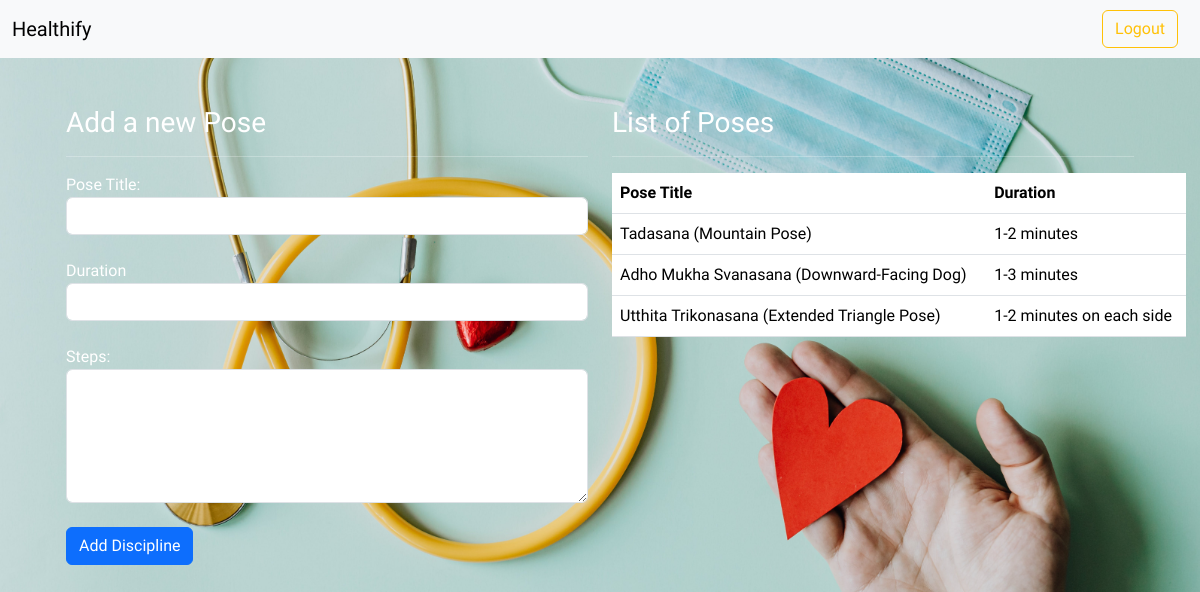
/add-yogaPose/1 (signed in), run on the app's committed database.
### models.py (models this page shows)
class yogaPoses(db.Model):
    __tablename__ = 'yogaPoses'
    id = db.Column(db.Integer, primary_key = True)
    posename = db.Column(db.String(30), nullable = False)
    duration = db.Column(db.String(30), nullable = False)
    steps = db.Column(db.String(200), nullable = True)
    yoga_id = db.Column(db.Integer, db.ForeignKey('Yoga.id'), nullable = False)

### routes.py (the view, shortened to what this page needs)
@app.route('/add-yogaPose/<int:yid>', methods=["GET", "POST"])
@auth_required
@admin_auth_required
def addYogaPose(yid):
    user = User.query.get(session["user_id"])
    if request.method == "GET":
        poses = yogaPoses.query.filter_by(yoga_id= yid).all()
        return render_template("addYogaPose.html", poses = poses, user =user)

### routes.py (called while the page is built)
def auth_required(func):
    @wraps(func)
    def inner(*args, **kwargs):
        if "user_id" not in session:
            flash("Login required.", 'danger')
            return redirect(url_for("login"))
        return func(*args, **kwargs)
    return inner

def admin_auth_required(func):
    @wraps(func)
    def inner(*args, **kwargs):
        user = User.query.get(session.get("user_id"))
        if user.is_admin:
            return func(*args, **kwargs)
        else:
            flash("Logged out ! You are not an Admin.", "danger")
            return redirect(url_for("logout"))
    return inner

### templates/addYogaPose.html (shortened to what this page needs)
{% extends 'layout.html' %}
{% block content %}
<body>
<div class="container mt-5">
  <div class="container mt-5">
    <div class="row mt-4">
      <div class="col-md-6">
        <h3>Add a new Pose</h3>
        <hr>
        <form method="POST" enctype="multipart/form-data">
          <div class="form-group">
            <label for="title">Pose Title:</label>
            <input type="text" class="form-control" id="title" name="title" required>
          </div>
          <br>
          <div class="form-group">
            <label for="duration">Duration</label>
            <input type="text" class="form-control" id="duration" name="duration" required>
          </div>
          <br>
          <div class="form-group">
            <label for="steps">Steps:</label>
            <textarea class="form-control" id="steps" name="steps" rows="5" required></textarea>
          </div>
          <br>
          <button type="submit" class="btn btn-primary">Add Discipline</button>
        </form>
      </div>
      <div class="col-md-6">
        <h3>List of Poses</h3>
        <hr>
        <table class="table">
          <thead>
            <tr>
              <th>Pose Title</th>
              <th>Duration</th>
            </tr>
          </thead>
          <tbody>
            {% for pose in poses %}
            <tr>
              <td>{{ pose.posename }}</td>
              <td>{{ pose.duration }}</td>
            </tr>
            {% endfor %}
          </tbody>
        </table>
      </div>
    </div>
  </div>
</div>
</body>
{% endblock %}

### templates/layout.html (style rules this page uses)
body { margin: 0; padding: 0; font-family: 'Balsamiq Sans', 'cursive'; background-color: #454f58; background: center/cover no-repeat url('../static/icons/bg6.jpg'); background-repeat: no-repeat; color: black; }

### templates/addYogaPose.html (style rules this page uses)
.table { width: 110%; }
body { font-family: 'Balsamiq Sans', 'cursive'; background-color: #313538; color: #ffffff; }

### data on the page
yogaPoses: posename "Tadasana (Mountain Pose)", duration "1-2 minutes"
yogaPoses: posename "Adho Mukha Svanasana (Downward-Facing Dog)", duration "1-3 minutes"
yogaPoses: posename "Utthita Trikonasana (Extended Triangle Pose)", duration "1-2 minutes on each side"
